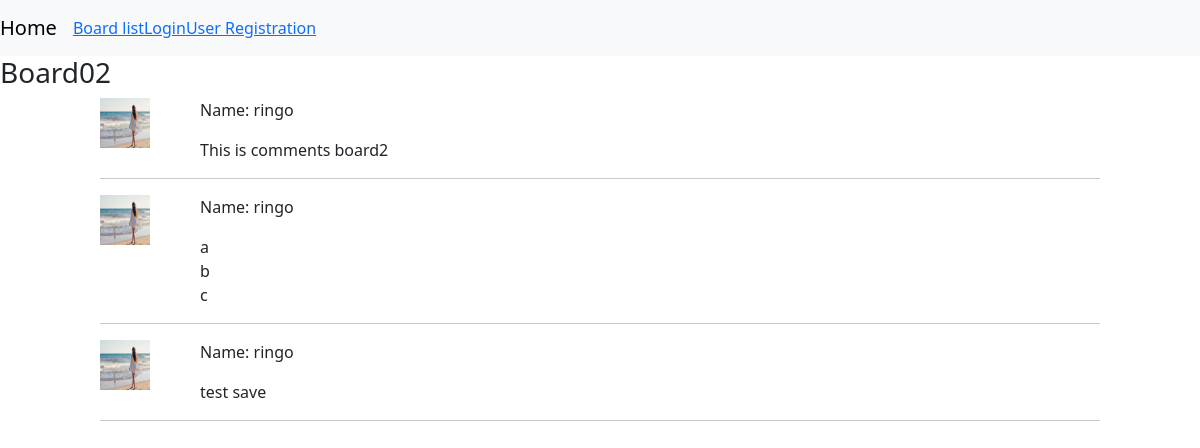
The app's page /boards/post_comment/6 with its own data.
### boards/models.py (models this page shows)
class Themes(models.Model):
    title = models.CharField(max_length=255)
    user = models.ForeignKey(
        "accounts.Users",
        on_delete=models.CASCADE
    )
    objects = ThemesManager()
    class Meta:
        db_table = 'thems'

class Comments(models.Model):
    comment = models.CharField(max_length=1000)
    user = models.ForeignKey(
        "accounts.Users",
        on_delete=models.CASCADE
    )
    theme = models.ForeignKey(
        "Themes",
        on_delete=models.CASCADE
    )
    objects = CommentsManager()
    class Meta:
        db_table = 'comments'

### accounts/models.py (models this page shows)
class Users(AbstractBaseUser, PermissionsMixin):
    username = models.CharField(max_length=255)
    age = models.PositiveIntegerField()
    email = models.EmailField(max_length=25, unique=True)
    is_active = models.BooleanField(default=False)
    is_staff = models.BooleanField(default=False)
    picture = models.FileField(null=True, upload_to="picture/")
    objects = UserManager()
    USERNAME_FIELD = "email"
    REQUIRED_FIELDS = ["username"]
    class Meta:
        db_table = 'users'

### boards/views.py (the view, shortened to what this page needs)
# urls.py: path("post_comment/<int:theme_id>", views.post_comment, name="post_comment"),
def post_comment(request, theme_id):
    saved_comment = cache.get(f'saved_comment-theme_id={theme_id}-user_id={request.user.id}', "")
    post_comment_form = forms.PostCommentForm(request.POST or None,
                                              initial={"comment": saved_comment})
    theme = get_object_or_404(Themes, id=theme_id)
    comments = Comments.objects.fetch_by_theme_id(theme.id)
    return render(request, "boards/post_comment.html",
                  context={
                      "post_comment_form": post_comment_form,
                      "theme": theme,
                      "comments": comments,
                  })

### boards/models.py (called while the page is built)
    def fetch_by_theme_id(self, theme_id):
        return self.filter(theme_id=theme_id).order_by("id").all()

### templates/boards/post_comment.html (shortened to what this page needs)
{% extends 'base.html' %}
{% block content %}
<h3>{{ theme.title }}</h3>
{% for comment in comments %}
<div class="col-1 offset-1">
    {% if comment.user.picture %}
        <img style="float:left" alt="" width="50px" height="50px" src="{{ comment.user.picture.url }}">
    {% endif %}
</div>
<div class="col-8 offset-2">
    <p>Name: {{ comment.user.username }}</p>
    <p>{{ comment.comment | linebreaks }}</p>
</div>
<div class="col-10 offset-1">
<hr>
</div>
{% endfor %}
{% endblock  %}

### records on screen
Themes: title "Board02"
Comments: user.picture (picture), user.username "ringo", comment "This is comments board2"
Comments: user.picture (picture), user.username "ringo", comment "a b c"
Comments: user.picture (picture), user.username "ringo", comment "test save"
